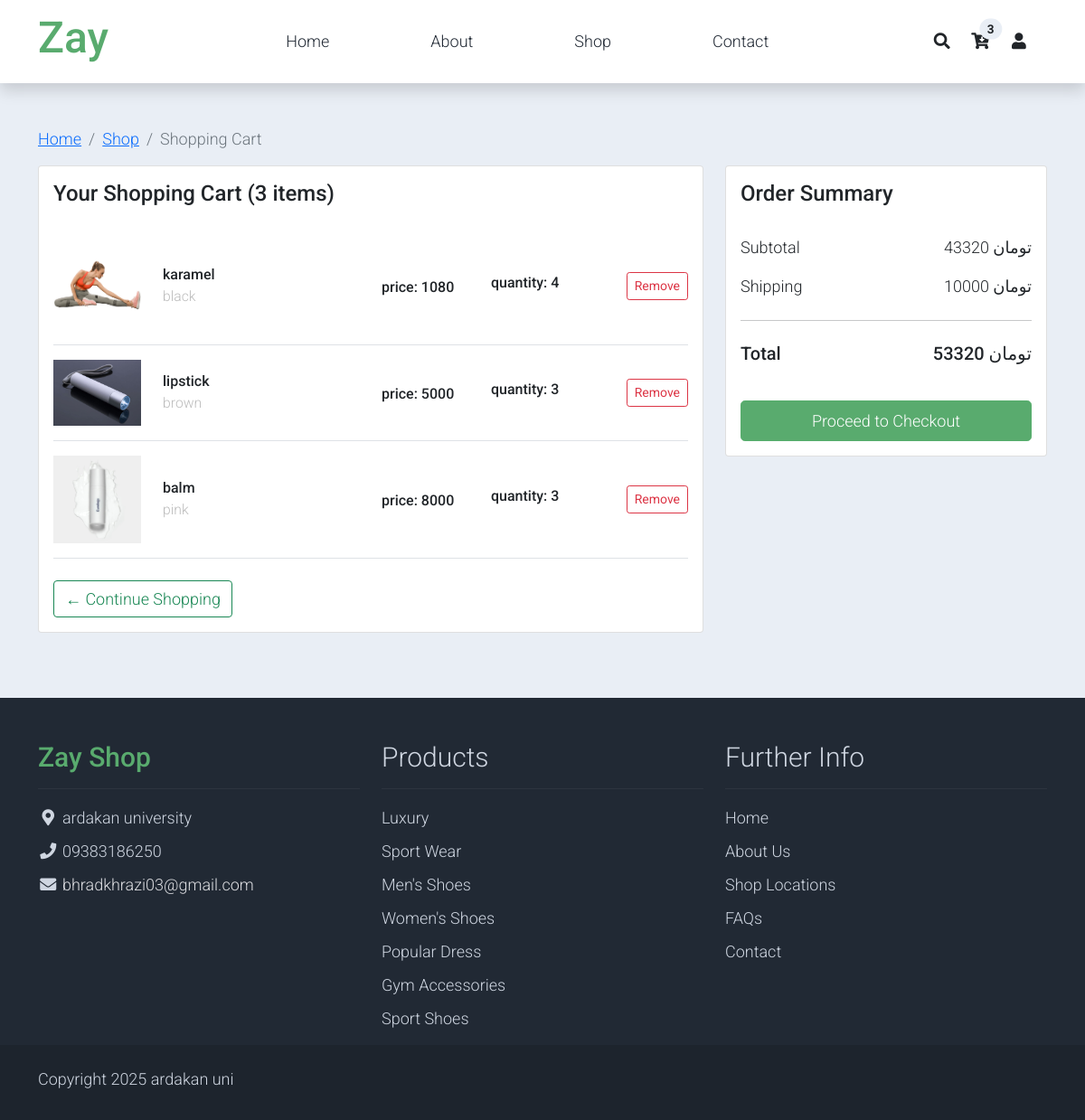
Page /bills/ (signed in) on the earlier database version.
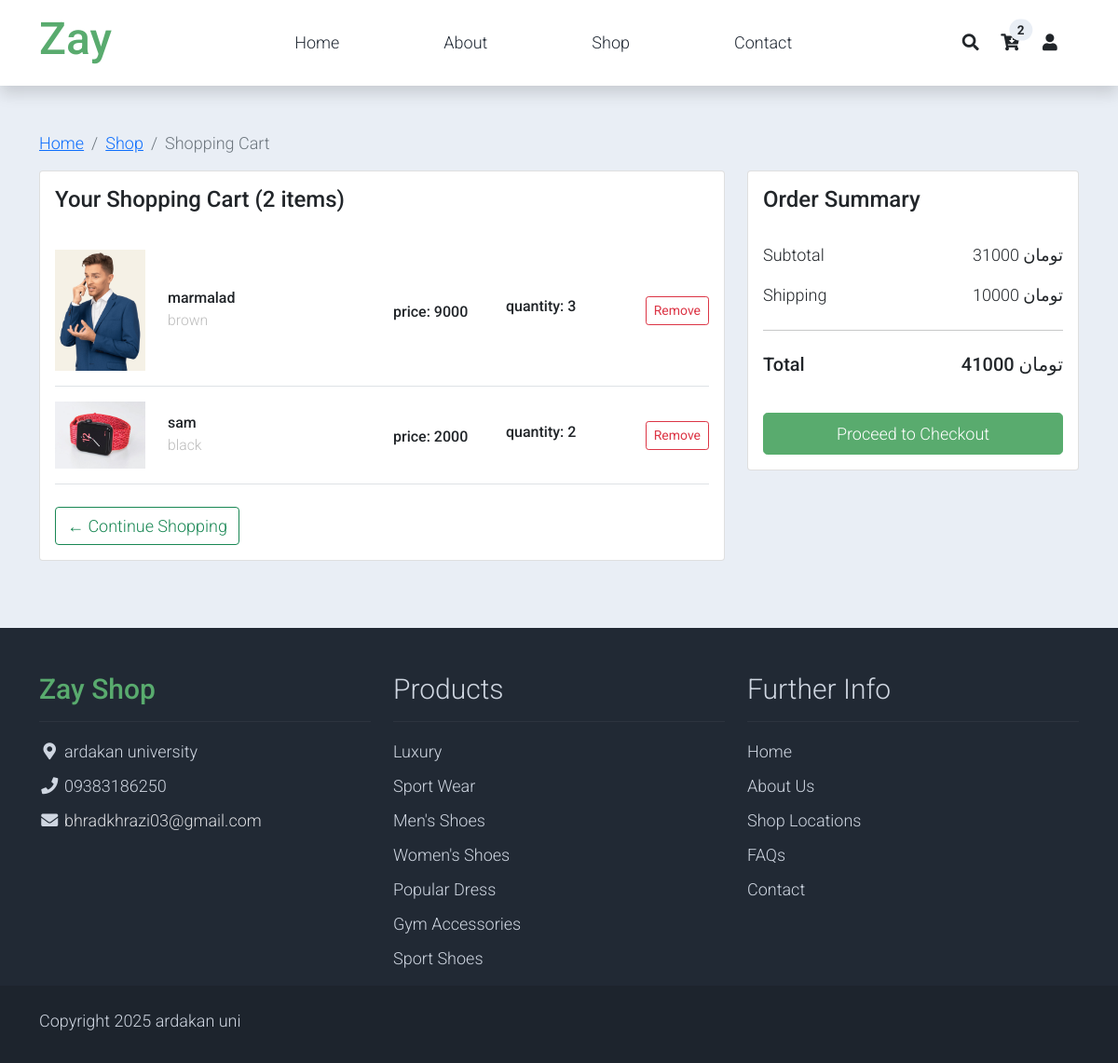
Same page on the later database version.
### shoping_cart/models.py (models this page shows)
class cart(models.Model):
    product_name = models.CharField(max_length=200,null=True)
    quantity = models.IntegerField(null=True)
    price = models.IntegerField(null=True)
    color = models.CharField(max_length=200,null=True)
    img = models.ImageField(null=True)
    user = models.ForeignKey(User, on_delete=models.CASCADE,null=True)

### shoping_cart/views.py (the view)
# urls.py: path('bills/', bills, name='paywall'),
def bills(request):
    count = cart.objects.filter(user=request.user).count()
    order = cart.objects.all()
    user = request.user
    sum = 0
    for i in order:
        if (i.user == user):
            sum += i.price * i.quantity
    total = sum + 10000
    return render(request,'checkout.html',{'order' : order, 'count': count, 'user': user,'sum': sum,'total': total})

### shoping_cart/templates/checkout.html (shortened to what this page needs)
{% load static %}
<!DOCTYPE html>
<html lang="en">
<head>
    <link rel="stylesheet" href="{% static 'css/bootstrap.min.css' %}">
    <link rel="stylesheet" href="{% static 'css/templatemo.css' %}">
    <link rel="stylesheet" href="{% static 'css/custom.css' %}">
    <link rel="stylesheet" href="{% static 'css/fontawesome.min.css' %}">
</head>
<body>
    <nav class="navbar navbar-expand-lg navbar-light shadow">
        <div class="container d-flex justify-content-between align-items-center">
            <a class="navbar-brand text-success logo h1 align-self-center" href="{% url 'home' %}">
                Zay
            </a>
            <div class="align-self-center collapse navbar-collapse flex-fill  d-lg-flex justify-content-lg-between" id="templatemo_main_nav">
                <div class="flex-fill">
                    <ul class="nav navbar-nav d-flex justify-content-between mx-lg-auto">
                        <li class="nav-item">
                            <a class="nav-link" href="{% url 'home' %}">Home</a>
                        </li>
                        <li class="nav-item">
                            <a class="nav-link" href="/about">About</a>
                        </li>
                        <li class="nav-item">
                            <a class="nav-link" href="/commodity">Shop</a>
                        </li>
                        <li class="nav-item">
                            <a class="nav-link" href="/contact">Contact</a>
                        </li>
                    </ul>
                </div>
                <div class="navbar align-self-center d-flex">
                    <a class="nav-icon d-none d-lg-inline" href="#" data-bs-toggle="modal" data-bs-target="#templatemo_search">
                        <i class="fa fa-fw fa-search text-dark mr-2"></i>
                    </a>
                    <a class="nav-icon position-relative text-decoration-none" href="{% url 'paywall' %}">
                        <i class="fa fa-fw fa-cart-arrow-down text-dark mr-1"></i>
                        <span class="position-absolute top-0 left-100 translate-middle badge rounded-pill bg-light text-dark">{{count}}</span>
                    </a>
                    <a class="nav-icon position-relative text-decoration-none" href="{%url 'login'%}">
                        <i class="fa fa-fw fa-user text-dark mr-3"></i>
                    </a>
                </div>
            </div>
        </div>
    </nav>
    <section class="bg-light py-5">
        <div class="container">
            <div class="row">
                <div class="col-12">
                    <nav aria-label="breadcrumb">
                        <ol class="breadcrumb">
                            <li class="breadcrumb-item"><a href="{% url 'home' %}">Home</a></li>
                            <li class="breadcrumb-item"><a href="/commodity">Shop</a></li>
                            <li class="breadcrumb-item active" aria-current="page">Shopping Cart</li>
                        </ol>
                    </nav>
                </div>
            </div>
            <div class="row">
                <div class="col-lg-8">
                    <div class="card mb-4">
                        <div class="card-body">
                            <h4 class="card-title mb-4">Your Shopping Cart ({{count}} items)</h4>
                             {% for cart in order %}
                             {% if cart.user == user%}
                            <div class="cart-item border-bottom">
                                <div class="row align-items-center py-3">
                                    <div class="col-md-2">
                                        <img src="{{cart.img.url}}" alt="Product Image" class="img-fluid">
                                    </div>
                                    <div class="col-md-4">
                                        <h6 class="mb-0">{{cart.product_name}} </h6>
                                        <small class="text-muted">{{cart.color}} </small>
                                    </div>
                                    <div class="col-md-2">
                                        <span class="h6">price: {{cart.price}}</span>
                                    </div>
                                    <div class="col-md-2">
                                        <div class="d-flex align-items-center">
                                            <h6>quantity: {{cart.quantity}} </h6>
                                        </div>
                                    </div>
                                    <div class="col-md-2 text-end">
                                        <form action="{% url 'deletion' cart.id %}" , method="post">
                                        <button class="btn btn-sm btn-outline-danger" onclick="removeItem(this)" type="submit">
                                            Remove
                                        </button>
                                        </form>
                                    </div>
                                </div>
                            </div>
                            {% endif %}
                            {% endfor %}
                            <div class="row mt-4">
                                <div class="col-sm-6">
                                    <a href="/commodity" class="btn btn-outline-success">
                                        ← Continue Shopping
                                    </a>
                                </div>
                            </div>
                        </div>
                    </div>
                </div>
                <div class="col-lg-4">
                    <div class="card mb-4">
                        <div class="card-body">
                            <h4 class="card-title mb-4">Order Summary</h4>
                            <div class="d-flex justify-content-between py-2">
                                <div>Subtotal</div>
                                <div>{{sum}} تومان</div>
                            </div>
                            <div class="d-flex justify-content-between py-2">
                                <div>Shipping</div>
                                <div>10000 تومان</div>
                            </div>
                            <hr>
                            <div class="d-flex justify-content-between py-2">
                                <h5>Total</h5>
                                <h5>{{total}} تومان </h5>
                            </div>
                            <div class="mt-4">
                                <a href="#" class="btn btn-success btn-lg w-100">Proceed to Checkout</a>
                            </div>
                        </div>
                    </div>
                </div>
            </div>
        </div>
    </section>
    <footer class="bg-dark" id="tempaltemo_footer">
        <div class="container">
            <div class="row">
                <div class="col-md-4 pt-5">
                    <h2 class="h2 text-success border-bottom pb-3 border-light logo">Zay Shop</h2>
                    <ul class="list-unstyled text-light footer-link-list">
                        <li>
                            <i class="fas fa-map-marker-alt fa-fw"></i>
                            ardakan university
                        </li>
                        <li>
                            <i class="fa fa-phone fa-fw"></i>
                            09383186250
                        </li>
                        <li>
                            <i class="fa fa-envelope fa-fw"></i>
                            <a class="text-decoration-none" href="mailto:bhradkhrazi03@gmail.com">bhradkhrazi03@gmail.com</a>
                        </li>
                    </ul>
                </div>
                <div class="col-md-4 pt-5">
                    <h2 class="h2 text-light border-bottom pb-3 border-light">Products</h2>
                    <ul class="list-unstyled text-light footer-link-list">
                        <li>Luxury</li>
                        <li>Sport Wear</li>
                        <li>Men's Shoes</li>
                        <li>Women's Shoes</li>
                        <li>Popular Dress</li>
                        <li>Gym Accessories</li>
                        <li>Sport Shoes</li>
                    </ul>
                </div>
                <div class="col-md-4 pt-5">
                    <h2 class="h2 text-light border-bottom pb-3 border-light">Further Info</h2>
                    <ul class="list-unstyled text-light footer-link-list">
                        <li>Home</li>
                        <li>About Us</li>
                        <li>Shop Locations</li>
                        <li>FAQs</li>
                        <li>Contact</li>
                    </ul>
                </div>
            </div>
        </div>
        <div class="w-100 bg-black py-3">
            <div class="container">
                <div class="row pt-2">
                    <div class="col-12">
                        <p class="text-left text-light">
                            Copyright 2025 ardakan uni
                        </p>
                    </div>
                </div>
            </div>
        </div>
    </footer>
</body>
</html>

### static/css/templatemo.css (style rules this page uses)
body, ul, li, p, a, label, input, div { font-family: 'Roboto', sans-serif; font-size: 18px !important; font-weight: 300 !important; }
.h1 { font-family: 'Roboto', sans-serif; font-size: 48px !important; font-weight: 200 !important; }
.h2 { font-family: 'Roboto', sans-serif; font-size: 30px !important; font-weight: 300; }
.logo { font-weight: 500 !important; }
.text-muted { color: #bcbcbc !important; }
.text-success { color: #59ab6e !important; }
.text-light { color: #cfd6e1 !important; }
.bg-dark { background-color: #212934 !important; }
.bg-light { background-color: #e9eef5 !important; }
.bg-black { background-color: #1d242d !important; }
.btn-success { background-color: #59ab6e !important; border-color: #56ae6c !important; }
#templatemo_main_nav a { color: #212934; }
#templatemo_main_nav .navbar .nav-icon { margin-right: 20px; }
#tempaltemo_footer a { color: #dcdde1; }
#tempaltemo_footer ul.footer-link-list li { padding-top: 10px; }
#tempaltemo_footer .border-light { border-color: #2d343f !important; }
@media (min-width: 768px) { #templatemo_main_nav .navbar-nav { max-width: 450px; } }
@media (min-width: 992px) { #templatemo_main_nav .navbar-nav { max-width: 550px; } }

Differences in the rows shown:
removed cart: img (picture), product_name "karamel", color "black", price "1080", quantity "4"
removed cart: img (picture), product_name "lipstick", color "brown", price "5000", quantity "3"
removed cart: img (picture), product_name "balm", color "pink", price "8000", quantity "3"
added cart: img (picture), product_name "marmalad", color "brown", price "9000", quantity "3"
added cart: img (picture), product_name "sam", color "black", price "2000", quantity "2"
Other differences:
{{ count }}: "3" → "2"
{{ sum }}: "43320" → "31000"
{{ total }}: "53320" → "41000"
